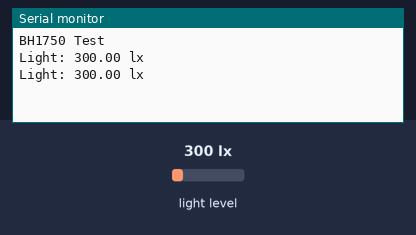
The sketch below on a simulated Arduino Uno, built with avr-gcc and run on an emulated ATmega328P. Shown: the last lines printed to the serial monitor. Inputs (shaded band) come from the test bench; at power-on: light level 300 lx.

Above: at 1.8 s.
1.9 s: light level set to 40 lx
At 2.8 s:
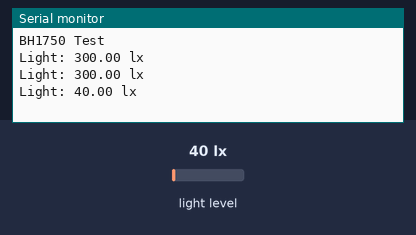
3.4 s: light level set to 500 lx
At 4.7 s:
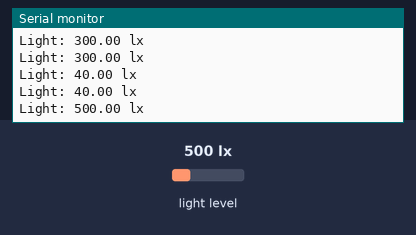
Timing chart, 0 to 6.4 s (numbered marks = the images above; inputs shaded):
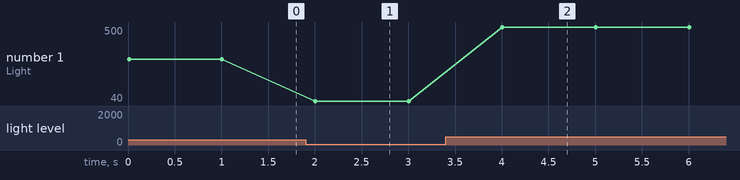

The sketch:

H7-SERIE.ino
```cpp
#include <Wire.h>
#include <BH1750.h>

BH1750 lightMeter;

void setup() {
  Serial.begin(9600);
  Wire.begin();
  if (lightMeter.begin()) {
    Serial.println(F("BH1750 Test"));
  } else {
    Serial.println(F("Error initializing BH1750"));
  }
}

void loop() {
  float lux = lightMeter.readLightLevel();
  Serial.print("Light: ");
  Serial.print(lux);
  Serial.println(" lx");
  delay(1000);
}
```

Measured:
- after the input at 1.9 s, the serial monitor: prints a new line after 0.10 s (image 1)
- after the input at 3.4 s, the serial monitor: prints a new line after 0.61 s (image 2)
- plotted number 1: 300 → 40 after the input at 1.9 s, 40 → 500 after the input at 3.4 s
